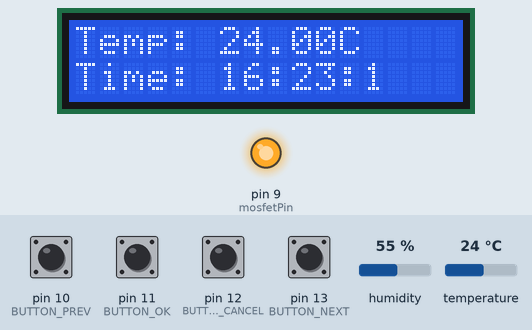
The sketch below on a simulated Arduino Uno, built with avr-gcc and run on an emulated ATmega328P. Parts: 16×2 character LCD, output pins drawn as LEDs (lit = HIGH). The inputs (shaded band) are chosen by the test bench; at power-on: pin 10 (BUTTON_PREV), pin 11 (BUTTON_OK), pin 12 (BUTTON_CANCEL), pin 13 (BUTTON_NEXT) LOW, temperature 24 °C, humidity 55 %. What the sketch prints to the serial monitor is not drawn.

Above: at 2.2 s.
2.3 s: pin 11 (BUTTON_OK) pulled HIGH for 0.15 s
At 2.9 s:
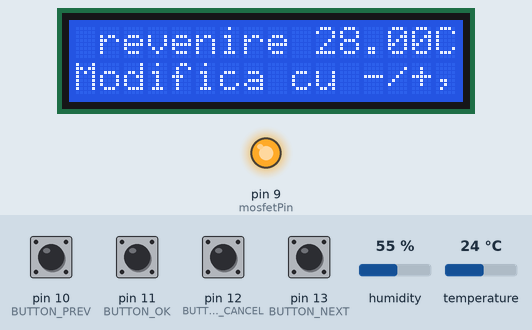
3.9 s: temperature set to 28 °C
At 5.41 s:
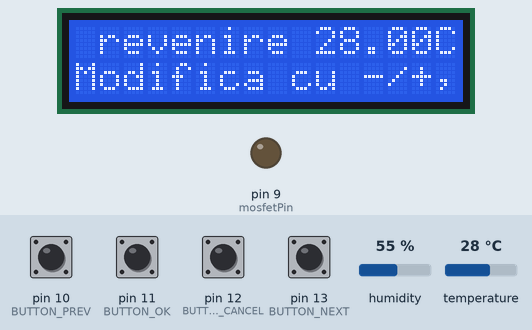
13.0 s: temperature set to 33 °C
At 14.7 s:
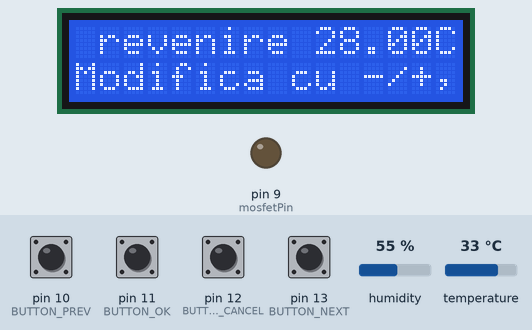
19.1 s: pin 12 (BUTTON_CANCEL) pulled HIGH for 0.15 s
At 20.6 s:
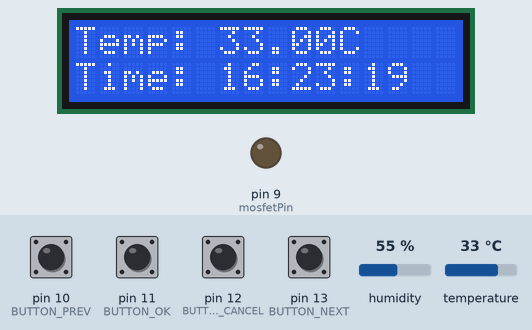
23.6 s: pin 11 (BUTTON_OK) pulled HIGH for 1 s
At 24.4 s:
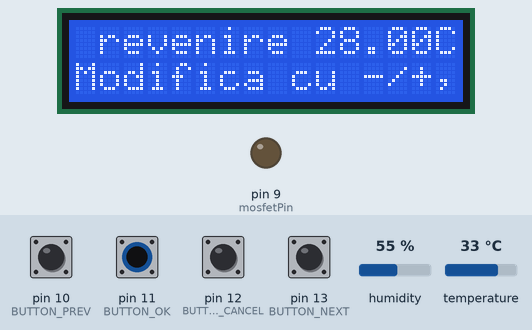
Timing chart, 0 to 26.6 s (numbered marks = the images above; inputs shaded):
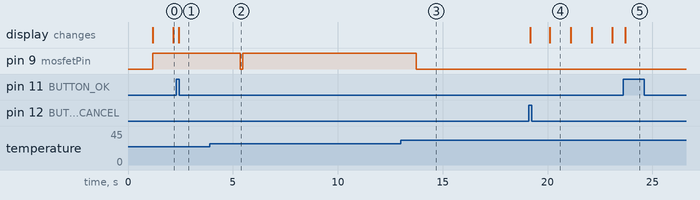

Measured:
- after the input at 2.3 s, the display: changes after 0.12 s (image 1)
- after the input at 3.9 s, pin 9 (mosfetPin): HIGH → LOW after 1.5 s, → HIGH 0.12 s later
- after the input at 13.0 s, pin 9 (mosfetPin): HIGH → LOW after 0.74 s
- after the input at 19.1 s, the display: first changes after 0.08 s (image 4 shows a later state)
- after the input at 23.6 s, the display: changes after 0.10 s (image 5)
- what the display in image 4 shows lasts 1.0 s, from 20.1 s to 21.1 s

The sketch:

main.ino
```cpp
#include <DHT.h>
#include <Wire.h>
#include <LiquidCrystal_I2C.h>
#include <TimeLib.h>

#define DHTPIN 2     // Pinul de ieșire al senzorului DHT-11
#define DHTTYPE DHT11  // Tipul senzorului DHT11
const int mosfetPin = 9; // Pinul digital conectat la modulul HW-042
DHT dht(DHTPIN, DHTTYPE);

#define BUTTON_OK 11
#define BUTTON_CANCEL 12
#define BUTTON_NEXT 13
#define BUTTON_PREV 10

enum BUTTONS {
  EV_OK,
  EV_CANCEL,
  EV_NEXT,
  EV_PREV,
  EV_NONE
};

enum MENUS {
  MENU_TEMP_TIME,
  MENU_SETPOINT
};

bool button_pressed = false;
MENUS current_menu = MENU_TEMP_TIME;


float kp =2.30;
float ki = 0.01;
float kd = 3;


float setpoint = 28;
float error, lastError, integral, derivative, output;
float tempAnterioara = setpoint;
float tempSetata = tempAnterioara;

LiquidCrystal_I2C lcd(0x27, 16, 2);

void setup() {
  Serial.begin(9600);
  dht.begin();
  pinMode(mosfetPin, OUTPUT);

  lcd.init();
  lcd.backlight();

  pinMode(BUTTON_OK, INPUT);
  pinMode(BUTTON_CANCEL, INPUT);
  pinMode(BUTTON_NEXT, INPUT);
  pinMode(BUTTON_PREV, INPUT);


  while (!Serial);


  Serial.println("Temperature(°C)\t\tPID Output");


  delay(1000);


  setTime(16, 23, 0, 18, 12, 2024);
}

void loop() {
  delay(50);

  float temperature = dht.readTemperature();


  if (isnan(temperature)) {
    Serial.println("Failed to read temperature from DHT sensor!");
    return;
  }

  BUTTONS button_event = getButtonEvent();
  handleButtonEvent(button_event);

  displayCurrentMenu(temperature);


  error = tempSetata - temperature;
  integral += error;
  derivative = error - lastError;


  output = kp * error + ki * integral + kd * derivative;


  if (output > 0) {
    digitalWrite(mosfetPin, HIGH);
  } else {
    digitalWrite(mosfetPin, LOW);
  }


  Serial.print(temperature);
  Serial.print("\t\t\t");
  Serial.println(output);


  lastError = error;
}

BUTTONS getButtonEvent() {
  if (digitalRead(BUTTON_OK)) return EV_OK;
  if (digitalRead(BUTTON_CANCEL)) return EV_CANCEL;
  if (digitalRead(BUTTON_NEXT)) return EV_NEXT;
  if (digitalRead(BUTTON_PREV)) return EV_PREV;
  return EV_NONE;
}

void handleButtonEvent(BUTTONS button) {
  switch (button) {
    case EV_OK:
      if (current_menu == MENU_TEMP_TIME) {
        current_menu = MENU_SETPOINT;
      } else if (current_menu == MENU_SETPOINT) {
        tempSetata = tempAnterioara;
      }
      break;
    case EV_NEXT:
      if (current_menu == MENU_SETPOINT) {
        tempAnterioara += 1;
      }
      break;
    case EV_PREV:
      if (current_menu == MENU_SETPOINT) {
        tempAnterioara -= 1;
      }
      break;
    case EV_CANCEL:
      if (current_menu == MENU_SETPOINT) {
        tempAnterioara = tempSetata;
        current_menu = MENU_TEMP_TIME;
      }
      break;
    default:
      break;
  }
}

void displayCurrentMenu(float temperature) {
  lcd.clear();
  if (current_menu == MENU_TEMP_TIME) {
    lcd.setCursor(0, 0);
    lcd.print("Temp: ");
    lcd.print(temperature);
    lcd.print("C");

    lcd.setCursor(0, 1);
    lcd.print("Time: ");
    lcd.print(hour());
    lcd.print(":");
    lcd.print(minute());
    lcd.print(":");
    lcd.print(second());
  } else if (current_menu == MENU_SETPOINT) {
    lcd.setCursor(0, 0);
    lcd.print("Set Temp: ");
    lcd.print(tempAnterioara);
    lcd.print("C");
    lcd.setCursor(0, 1);
    lcd.print("Modifica cu -/+, OK pt setare, Cancel pt revenire");
  }
}
```
